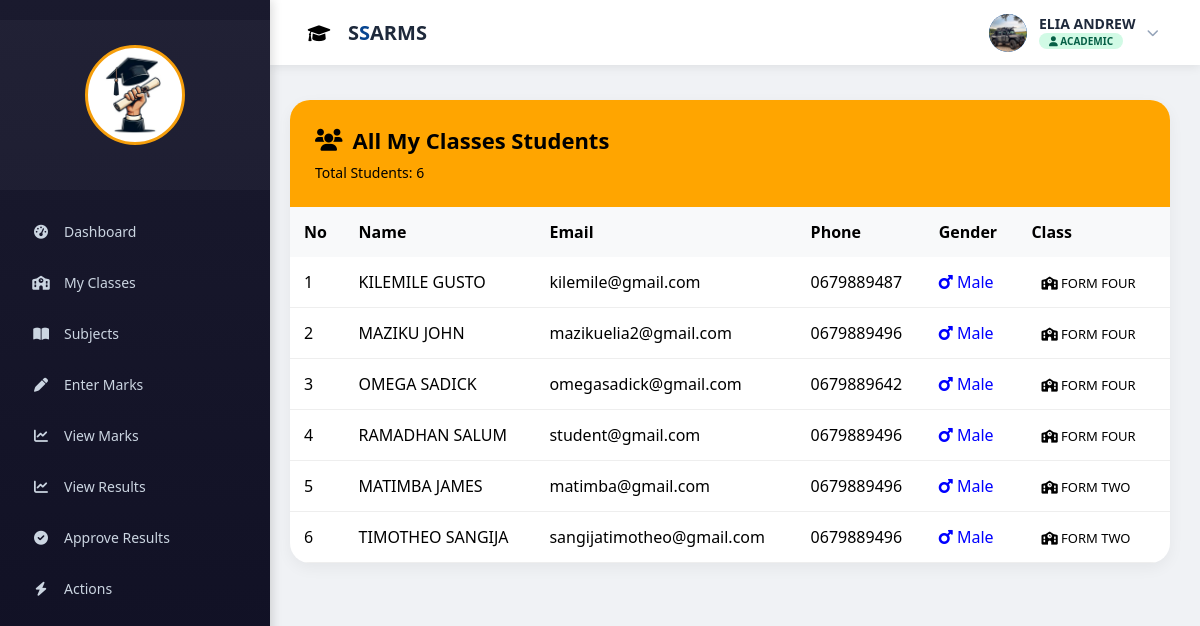
The app's page /academic/view_students.php (signed in) with its own data.
### tables this page shows
CREATE TABLE `student` (
  `student_id` int(11) NOT NULL AUTO_INCREMENT,
  `user_id` int(11) NOT NULL,
  `registration_no` varchar(30) DEFAULT NULL,
  `class_id` int(11) NOT NULL,
  `date_of_birth` date DEFAULT NULL,
  `academic_year` year(4) NOT NULL,
  `status` enum('active','suspended') DEFAULT 'active',
  `admission_no` varchar(20) DEFAULT NULL,
  PRIMARY KEY (`student_id`),
  UNIQUE KEY `user_id` (`user_id`),
  UNIQUE KEY `admission_no` (`admission_no`),
  UNIQUE KEY `registration_no` (`registration_no`),
  KEY `class_id` (`class_id`),
  CONSTRAINT `student_ibfk_1` FOREIGN KEY (`user_id`) REFERENCES `users` (`user_id`) ON DELETE CASCADE ON UPDATE CASCADE,
  CONSTRAINT `student_ibfk_2` FOREIGN KEY (`class_id`) REFERENCES `class` (`class_id`) ON DELETE CASCADE ON UPDATE CASCADE
);

CREATE TABLE `users` (
  `user_id` int(11) NOT NULL AUTO_INCREMENT,
  `full_name` varchar(150) NOT NULL,
  `email` varchar(150) NOT NULL,
  `password` varchar(255) NOT NULL,
  `role` enum('admin','teacher','student','academic') NOT NULL,
  `phone` varchar(20) DEFAULT NULL,
  `gender` enum('male','female') DEFAULT NULL,
  `created_at` timestamp NULL DEFAULT current_timestamp(),
  `reset_token` varchar(255) DEFAULT NULL,
  `profile_pic` varchar(255) DEFAULT NULL,
  `status` enum('active','suspended') DEFAULT 'active',
  PRIMARY KEY (`user_id`),
  UNIQUE KEY `email` (`email`)
);

CREATE TABLE `class` (
  `class_id` int(11) NOT NULL AUTO_INCREMENT,
  `class_name` varchar(100) NOT NULL,
  `stream` varchar(50) DEFAULT NULL,
  `created_at` timestamp NULL DEFAULT current_timestamp(),
  `reg_prefix` varchar(2) NOT NULL,
  `level` int(11) NOT NULL,
  PRIMARY KEY (`class_id`)
);

### academic/view_students.php (the view, shortened to what this page needs)
<?php
include '../db.php';
$user_id = $_SESSION['user_id'];
$teacher = mysqli_fetch_assoc(mysqli_query($conn, "
    SELECT teacher_id
    FROM teacher
    WHERE user_id = '$user_id'
"));
$teacher_id = $teacher['teacher_id'];
$class_id = isset($_GET['class_id']) ? $_GET['class_id'] : null;
if ($class_id) {
    $check = mysqli_query($conn, "
        SELECT *
        FROM teacher_class
        WHERE teacher_id = '$teacher_id'
        AND class_id = '$class_id'
    ");
    if (mysqli_num_rows($check) == 0) {
        die("You are not assigned to this class");
    }
    $class = mysqli_fetch_assoc(mysqli_query($conn, "
        SELECT class_name
        FROM class
        WHERE class_id = '$class_id'
    "));
    $title = $class['class_name'];
    $students = mysqli_query($conn, "
        SELECT
            s.student_id,
            u.full_name,
            u.email,
            u.phone,
            u.gender,
            c.class_name
        FROM student s
        JOIN users u ON s.user_id = u.user_id
        JOIN class c ON s.class_id = c.class_id
        WHERE s.class_id = '$class_id'
        ORDER BY u.full_name ASC
    ");
} else {
    $title = "All My Classes Students";
    $students = mysqli_query($conn, "
        SELECT DISTINCT
            s.student_id,
            u.full_name,
            u.email,
            u.phone,
            u.gender,
            c.class_name
        FROM student s
        JOIN users u ON s.user_id = u.user_id
        JOIN class c ON s.class_id = c.class_id
        JOIN teacher_class tc ON s.class_id = tc.class_id
        WHERE tc.teacher_id = '$teacher_id'
        ORDER BY c.class_name, u.full_name
    ");
}
$total_students = mysqli_num_rows($students);
?>
<!DOCTYPE html>
<html lang="en">
<head>
<link rel="stylesheet" href="https://cdnjs.cloudflare.com/ajax/libs/font-awesome/6.0.0-beta3/css/all.min.css">
</head>
<body>
<?php include 'academic_sidebar.php'; ?>
<?php include '../auth/topbar.php'; ?>
<div class="container">
<div class="card">
<div class="card-header">
    <h2>
        <i class="fas fa-users"></i>
        <?php echo htmlspecialchars($title); ?>
    </h2>
    <div class="stats">
        Total Students: <?php echo $total_students; ?>
    </div>
</div>
<?php if ($total_students > 0): ?>
<table>
<thead>
<tr>
    <th>No</th>
    <th>Name</th>
    <th>Email</th>
    <th>Phone</th>
    <th>Gender</th>
    <th>Class</th>
</tr>
</thead>
<tbody>
<?php $i = 1; while($row = mysqli_fetch_assoc($students)): ?>
<tr>
    <td><?php echo $i++; ?></td>
    <td><?php echo htmlspecialchars($row['full_name']); ?></td>
    <td><?php echo htmlspecialchars($row['email']); ?></td>
    <td><?php echo htmlspecialchars($row['phone']); ?></td>
    <td>
        <?php if ($row['gender'] == 'male'): ?>
            <span class="male"><i class="fas fa-mars"></i> Male</span>
        <?php elseif ($row['gender'] == 'female'): ?>
            <span class="female"><i class="fas fa-venus"></i> Female</span>
        <?php else: ?>
            -
        <?php endif; ?>
    </td>
    <td>
        <span class="badge">
            <i class="fas fa-school"></i>
            <?php echo htmlspecialchars($row['class_name']); ?>
        </span>
    </td>
</tr>
<?php endwhile; ?>
</tbody>
</table>
<?php endif; ?>
</div>
</div>
</body>
</html>

### academic/view_students.php (style rules this page uses)
* { margin: 0; padding: 0; box-sizing: border-box; font-family: 'Segoe UI', Arial; }
body { background: #f0f2f5; }
.container { margin-left: 260px; padding: 100px 30px; }
.card { background: white; border-radius: 20px; overflow: hidden; box-shadow: 0 5px 15px rgba(0,0,0,0.05); }
.card-header { background: orange; padding: 25px; color: black; }
.card-header h2 { display: flex; align-items: center; gap: 10px; font-size: 22px; }
.stats { margin-top: 8px; font-size: 14px; }
table { width: 100%; border-collapse: collapse; }
th { background: #f8f9fa; padding: 14px; text-align: left; }
td { padding: 14px; border-bottom: 1px solid #eee; }
.badge { background: white; padding: 5px 10px; border-radius: 20px; font-size: 13px; }
.male { color: blue; }

### academic/academic_sidebar.php (style rules this page uses)
* { margin:0; padding:0; box-sizing:border-box; }

### records on screen
student: user.full_name "KILEMILE GUSTO", user.email "kilemile@gmail.com", user.phone "0679889487", class.class_name "FORM FOUR"
student: user.full_name "MAZIKU JOHN", user.email "mazikuelia2@gmail.com", user.phone "0679889496", class.class_name "FORM FOUR"
student: user.full_name "OMEGA SADICK", user.email "omegasadick@gmail.com", user.phone "0679889642", class.class_name "FORM FOUR"
student: user.full_name "RAMADHAN SALUM", user.email "student@gmail.com", user.phone "0679889496", class.class_name "FORM FOUR"
student: user.full_name "MATIMBA JAMES", user.email "matimba@gmail.com", user.phone "0679889496", class.class_name "FORM TWO"
student: user.full_name "TIMOTHEO SANGIJA", user.email "sangijatimotheo@gmail.com", user.phone "0679889496", class.class_name "FORM TWO"

### other values on screen
$full_name "ELIA ANDREW"
$user_role "ACADEMIC"
$title "All My Classes Students"
$total_students "6"
